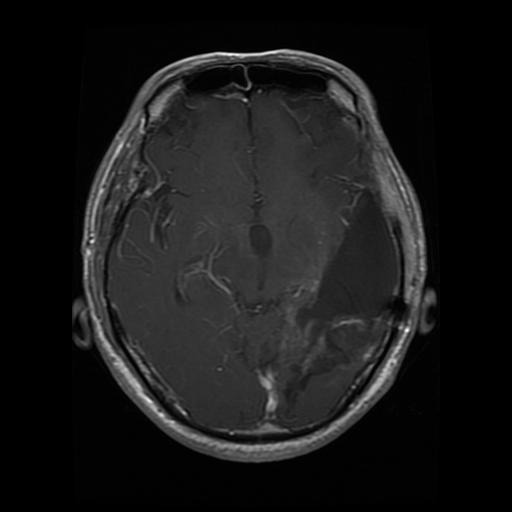
#> input picture tumor/tumor/img (101).jpg, 512 x 512 px, given in place of tumor, which was not available
$ python main.py   (Python 2 division)
#> lines starting #> are read from the running program, lines starting #| are printed output that depends on the picture; after the words box and inside, x2 and y2 are one past the last pixel; in counts of white or black regions, pixels touching at a corner belong together; pictures that were not available may be replaced by others from this repository, and a replacement may not be noted
#> further down, img_raw is the input picture: shape (512, 512, 3); min 0, max 255, mean 25
import imutils
import tensorflow as tf
from tensorflow.keras.preprocessing.image import Image
import glob
import numpy as np
import matplotlib.pyplot as plt
import re
import random
import cv2
from sklearn.model_selection import train_test_split
from sklearn.preprocessing import LabelBinarizer
import os
from PIL import Image


def crop_brain_contour(image):
    # import imutils
    # import cv2
    # from matplotlib import pyplot as plt

    # Convert the image to grayscale, and blur it slightly
    gray = cv2.cvtColor(image, cv2.COLOR_BGR2GRAY)
    gray = cv2.GaussianBlur(gray, (5, 5), 0)

    # Threshold the image, then perform a series of erosions +
    # dilations to remove any small regions of noise
    thresh = cv2.threshold(gray, 45, 255, cv2.THRESH_BINARY)[1]
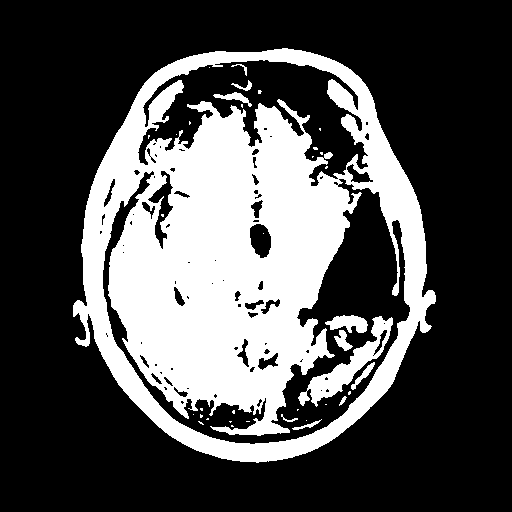
#> thresh: shape (512, 512); 30.9% white; 37 white regions (26 under 20 px), largest, box (x1, y1, x2, y2) and area: (73, 48, 436, 463) 77586, (298, 316, 393, 407) 2042, (325, 315, 368, 333) 490
    thresh = cv2.erode(thresh, None, iterations=2)
#> thresh: shape (512, 512); 23.5% white; 37 white regions (27 under 20 px), largest, box (x1, y1, x2, y2) and area: (75, 50, 434, 460) 59495, (311, 343, 377, 401) 849, (151, 83, 181, 121) 399
    thresh = cv2.dilate(thresh, None, iterations=2)
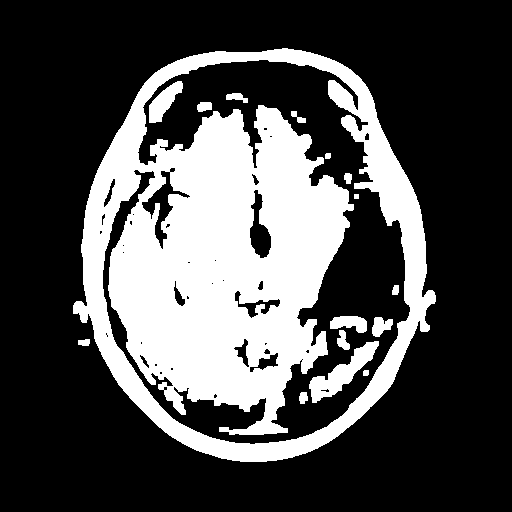
#> thresh: shape (512, 512); 29.7% white; 16 white regions

    # Find contours in thresholded image, then grab the largest one
    cnts = cv2.findContours(thresh.copy(), cv2.RETR_EXTERNAL, cv2.CHAIN_APPROX_SIMPLE)
#> cnts = 2 contours; box (x1, y1, x2, y2) and area: (73, 48, 436, 462) 112848, (78, 339, 90, 346) 54
    cnts = imutils.grab_contours(cnts)
    c = max(cnts, key=cv2.contourArea)
#> c = contour of 607 points, box (x1, y1, x2, y2) (73, 48, 436, 462), area 112848

    # Find the extreme points
    extLeft = tuple(c[c[:, :, 0].argmin()][0])
#> extLeft = (73, 305)
    extRight = tuple(c[c[:, :, 0].argmax()][0])
#> extRight = (435, 301)
    extTop = tuple(c[c[:, :, 1].argmin()][0])
#> extTop = (282, 48)
    extBot = tuple(c[c[:, :, 1].argmax()][0])
#> extBot = (240, 461)

    # crop new image out of the original image using the four extreme points (left, right, top, bottom)
    new_image = image[extTop[1]:extBot[1], extLeft[0]:extRight[0]]

    return new_image
def equalizeHist(img):
  img_yuv = cv2.cvtColor(img, cv2.COLOR_BGR2YUV)
  img_yuv[:,:,0] = cv2.equalizeHist(img_yuv[:,:,0])

# convert the YUV image back to RGB format
  img_output = cv2.cvtColor(img_yuv, cv2.COLOR_YUV2BGR)
  return img_output
def skull_stripping(image):
    gray = cv2.cvtColor(image,cv2.COLOR_BGR2GRAY)
#> gray: shape (413, 362)
    ret, thresh = cv2.threshold(gray,0,255,cv2.THRESH_OTSU)
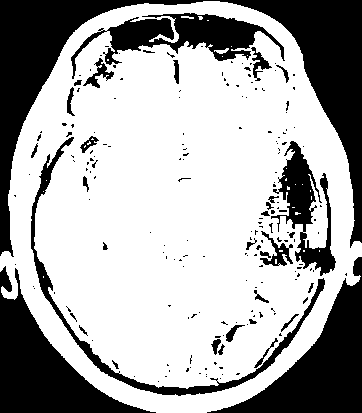
#> thresh: shape (413, 362); 66.9% white; 195 black regions (161 under 20 px), largest, box (x1, y1, x2, y2) and area: (0, 0, 362, 257) 18992, (207, 257, 362, 413) 8231, (0, 266, 156, 413) 8143
#> ret = 34
    colormask = np.zeros(image.shape, dtype=np.uint8)
    colormask[thresh!=0] = np.array((0,0,255))
    blended = cv2.addWeighted(image,0.7,colormask,0.1,0)
    ret, markers = cv2.connectedComponents(thresh)
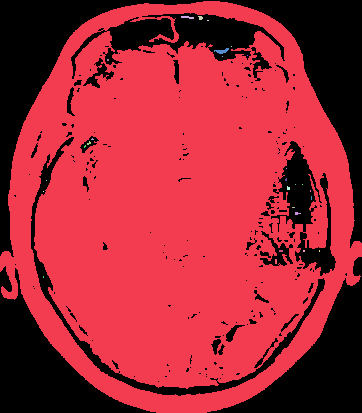
#> markers: shape (413, 362) int32; 29 distinct labels, from 0 to 28; one colour per label, 0 black
#> ret = 29

    #Get the area taken by each component. Ignore label 0 since this is the background.
    marker_area = [np.sum(markers==m) for m in range(np.max(markers)) if m!=0]
#> marker_area = 27 values, max 99843 at index 0, min 1 at index 4, mean 3704.5
    #Get label of largest component by area
    largest_component = np.argmax(marker_area)+1 #Add 1 since we dropped zero above
#> largest_component = 1
    #Get pixels which correspond to the brain
    brain_mask = markers==largest_component
    brain_mask = np.uint8(brain_mask)
    kernel = np.ones((6,6),np.uint8)
    closing = cv2.morphologyEx(brain_mask, cv2.MORPH_CLOSE, kernel)
#> closing: shape (413, 362); values 0 (black) and 1 (white), 70.8% white; 29 black regions, largest, box (x1, y1, x2, y2) and area: (0, 0, 197, 253) 9878, (229, 0, 362, 242) 9363, (0, 296, 144, 413) 7814
    brain_out = img.copy()

    #In a copy of the original image, clear those pixels that don't correspond to the brain
    brain_out[brain_mask==False] = (0,0,0)
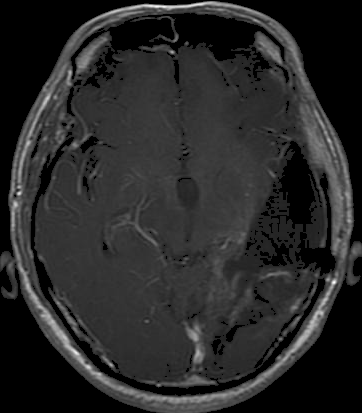
#> brain_out: shape (413, 362, 3); min 0, max 255, mean 40.6
    return brain_out
SIZE=224
tumor = []
name = []
count = 0
for image in os.listdir('/content/drive/MyDrive/data/Training/tumor'):
    img_path = os.path.join('/content/drive/MyDrive/data/Training/tumor', image)
    print(img_path)
    img_raw = cv2.imread(img_path)
    img = np.array(img_raw)
    img = crop_brain_contour(img)
    img = skull_stripping(img)
    img = equalizeHist(img)
#> in equalizeHist, `img_yuv = cv2.cvtColor(img, cv2.COLOR_BGR2YUV)`: img_yuv: shape (413, 362, 3); mean of channels 0, 1, 2 40.6, 128, 128
#> in equalizeHist, `img_yuv[:,:,0] = cv2.equalizeHist(img_yuv[:,:,0])`: img_yuv: shape (413, 362, 3); mean of channels 0, 1, 2 87.2, 128, 128
#> in equalizeHist, `img_output = cv2.cvtColor(img_yuv, cv2.COLOR_YUV2BGR)`:
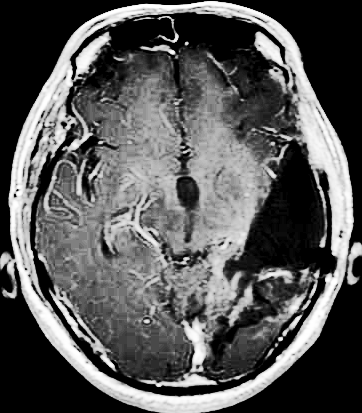
#> img_output: shape (413, 362, 3); min 0, max 255, mean 87.2
    img = cv2.resize(img, (SIZE, SIZE))
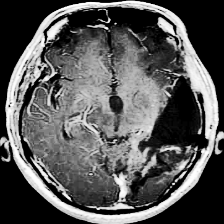
#> img: shape (224, 224, 3); min 0, max 255, mean 87.2
    img = img.reshape(SIZE, SIZE, 3)
    tumor.append(img)
    name.append(image)
    count = count+1
for i in range(count):
    ssname = 'ss_'+ name[i]
    img_path = os.path.join('/content/drive/MyDrive/data/Training/ss_tumor', ssname)
    print(img_path)
    cv2.imwrite(img_path, tumor[i])
tumor = np.array(tumor)
SIZE=224
tumor = []
name = []
count = 0
for image in os.listdir('/content/drive/MyDrive/data/Training/tumor'):
    img_path = os.path.join('/content/drive/MyDrive/data/Training/tumor', image)
    print(img_path)
    img_raw = cv2.imread(img_path)
    img = np.array(img_raw)
    img = crop_brain_contour(img)
    img = skull_stripping(img)
    img = equalizeHist(img)
    img = cv2.resize(img, (SIZE, SIZE))
    img = img.reshape(SIZE, SIZE, 3)
    tumor.append(img)
    name.append(image)
    count = count+1
for i in range(count):
    ssname = 'ss_'+ name[i]
    img_path = os.path.join('/content/drive/MyDrive/data/Training/ss_tumor', ssname)
    print(img_path)
    cv2.imwrite(img_path, tumor[i])
tumor = np.array(tumor)
